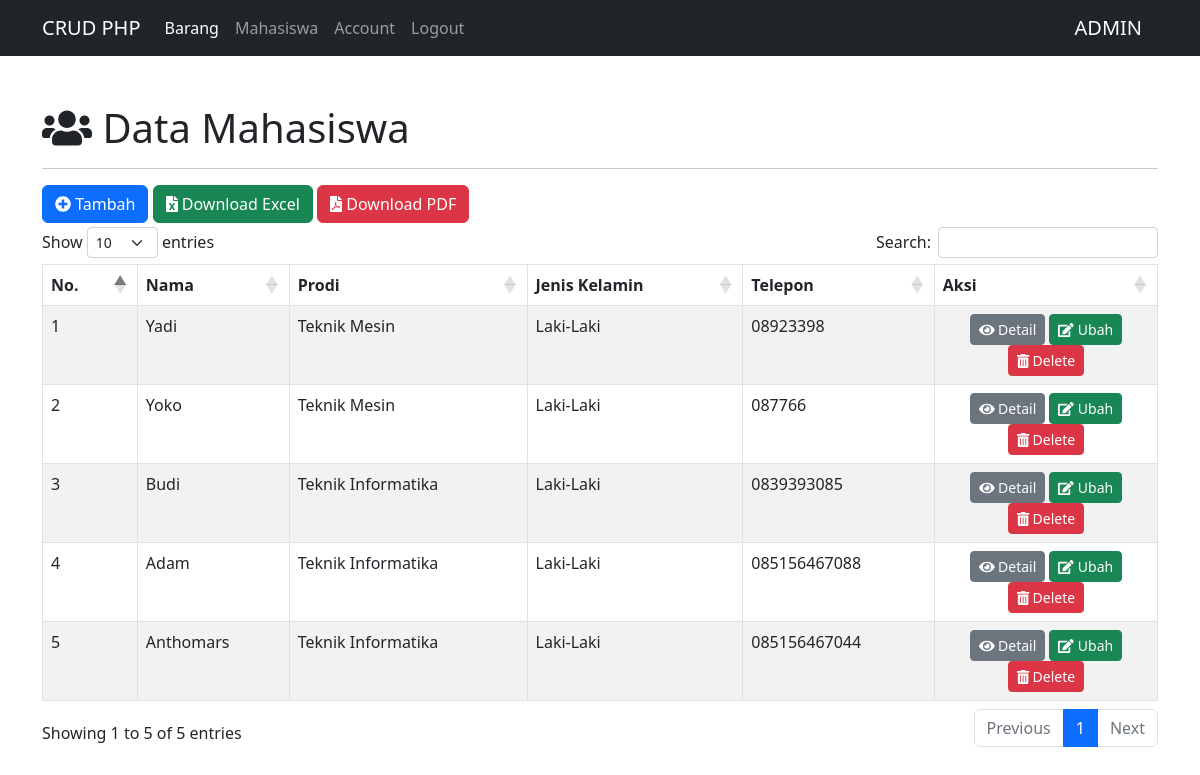
Page /mahasiswa.php (signed in) on the committed database.
### tables this page shows
CREATE TABLE `mahasiswa` (
  `id_mahasiswa` int(11) NOT NULL,
  `nama` varchar(50) NOT NULL,
  `prodi` varchar(50) NOT NULL,
  `jk` varchar(10) NOT NULL,
  `telepon` varchar(15) NOT NULL,
  `email` varchar(25) NOT NULL,
  `foto` varchar(100) NOT NULL
);

### config/controler.php (called while the page is built, shortened)
<?php
function select($query)
{
    global $db;
    $result = mysqli_query($db, $query);
    $rows = [];
    while ($row = mysqli_fetch_assoc($result)) {
        $rows[] = $row;
    }
    return $rows;
}

### mahasiswa.php (the view, shortened to what this page needs)
<?php
    include 'layout/header.php';
    $data_mahasiswa = select("SELECT * FROM mahasiswa ORDER BY id_mahasiswa DESC");
?>
<div class="container mt-5">
    <h1><i class="fas fa-users"></i> Data Mahasiswa</h1>
    <hr>
    <a href="tambah-mahasiswa.php" class="btn btn-primary mb-1"><i class="fas fa-plus-circle"></i> Tambah</a>
    <a href="download-excel-mahasiswa.php" class="btn btn-success mb-1"><i class="fas fa-file-excel"></i> Download Excel</a>
    <a href="download-pdf-mahasiswa.php" class="btn btn-danger mb-1"><i class="fas fa-file-pdf"></i> Download PDF</a>
    <table class="table table-striped table-bordered mt-3" id="table">
        <thead>
            <tr>
                <th>No.</th>
                <th>Nama</th>
                <th>Prodi</th>
                <th>Jenis Kelamin</th>
                <th>Telepon</th>
                <th>Aksi</th>
            </tr>
        </thead>
        <tbody>
            <?php $no =1 ?>
            <?php foreach ($data_mahasiswa as $mhs): ?>
            <tr>
                <td><?= $no++;?></td>
                <td><?= $mhs['nama'] ;?></td>
                <td><?= $mhs['prodi'] ;?></td>
                <td><?= $mhs['jk'] ;?></td>
                <td><?= $mhs['telepon'] ;?></td>
                <td class="text-center" width="20%">
                    <a href="detail-mahasiswa.php?id_mahasiswa=<?= $mhs['id_mahasiswa']; ?>" class="btn btn-secondary btn-sm"><i class="fas fa-eye"></i> Detail</a>
                    <a href="ubah-mahasiswa.php?id_mahasiswa=<?= $mhs['id_mahasiswa']; ?>" class="btn btn-success btn-sm"><i class="fas fa-edit"></i> Ubah</a>
                    <a href="hapus-mahasiswa.php?id_mahasiswa=<?= $mhs['id_mahasiswa']; ?>" class="btn btn-danger btn-sm" onclick="return confirm('Yakin Mau Hapus??');"><i class="fas fa-trash-alt"></i> Delete</a>
                </td>
            </tr>
            <?php endforeach; ?>
        </tbody>
    </table>
</div>
<?php include 'layout/footer.php'; ?>

### layout/header.php (shortened to what this page needs)
<!DOCTYPE html>
<html lang="en">
<head>
    <link href="https://cdn.jsdelivr.net/npm/bootstrap@5.2.0/dist/css/bootstrap.min.css" rel="stylesheet">
    <link rel="stylesheet" href="https://cdn.datatables.net/1.12.1/css/dataTables.bootstrap5.min.css">
</head>
</head>
<body>
    <div>
        <nav class="navbar navbar-expand-lg navbar-dark bg-dark fixed">
            <div class="container">
                <a class="navbar-brand" href="#">CRUD PHP</a>
                <div class="collapse navbar-collapse" id="navbarNav">
                    <ul class="navbar-nav">
                        <?php if($_SESSION['level'] == 1 or $_SESSION['level'] == 2) : ?>
                            <li class="nav-item">
                                <a class="nav-link active" aria-current="page" href="index.php">Barang</a>
                            </li>
                        <?php endif; ?>
                        <?php if($_SESSION['level'] == 1 or $_SESSION['level'] == 3) : ?>
                            <li class="nav-item">
                                <a class="nav-link" href="mahasiswa.php">Mahasiswa</a>
                            </li>
                        <?php endif; ?>
                        <li class="nav-item">
                            <a class="nav-link" href="crud-modal.php">Account</a>
                        </li>
                        <li class="nav-item">
                            <a class="nav-link" href="logout.php" onclick="return confirm('Yakin ingin logout?')">Logout</a>
                        </li>
                    </ul>
                </div>
                <div>
                <a class="navbar-brand" href="#"><?= $_SESSION['nama'] ?></a>
                </div>
            </div>
        </nav>
    </div>

### layout/footer.php (shortened to what this page needs)
</body>
</html>

### rows in the picture
mahasiswa: nama "Yadi", prodi "Teknik Mesin", jk "Laki-Laki", telepon "08923398"
mahasiswa: nama "Yoko", prodi "Teknik Mesin", jk "Laki-Laki", telepon "087766"
mahasiswa: nama "Budi", prodi "Teknik Informatika", jk "Laki-Laki", telepon "0839393085"
mahasiswa: nama "Adam", prodi "Teknik Informatika", jk "Laki-Laki", telepon "085156467088"
mahasiswa: nama "Anthomars", prodi "Teknik Informatika", jk "Laki-Laki", telepon "085156467044"

### other values in the picture
$_SESSION['nama'] "ADMIN"
